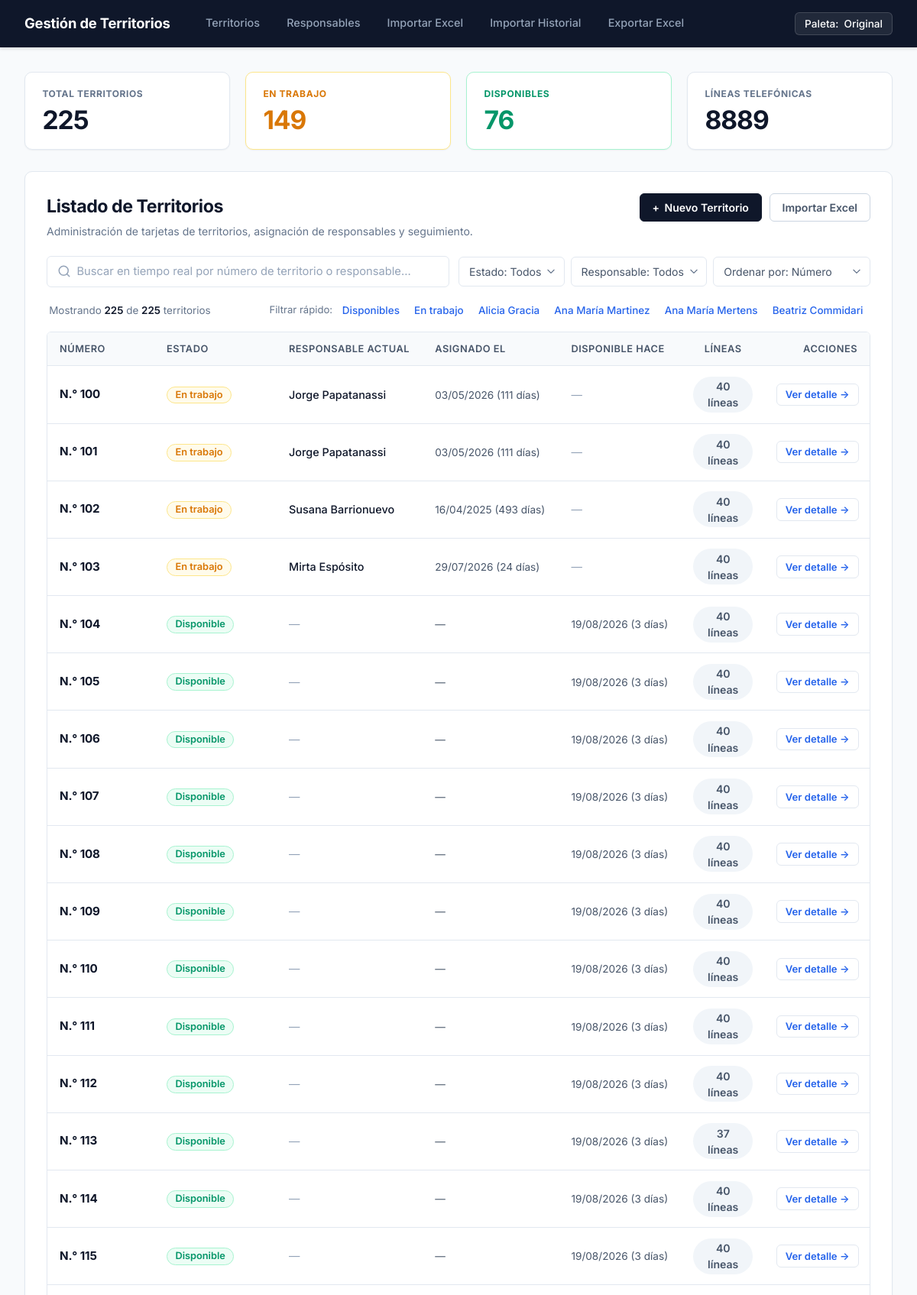
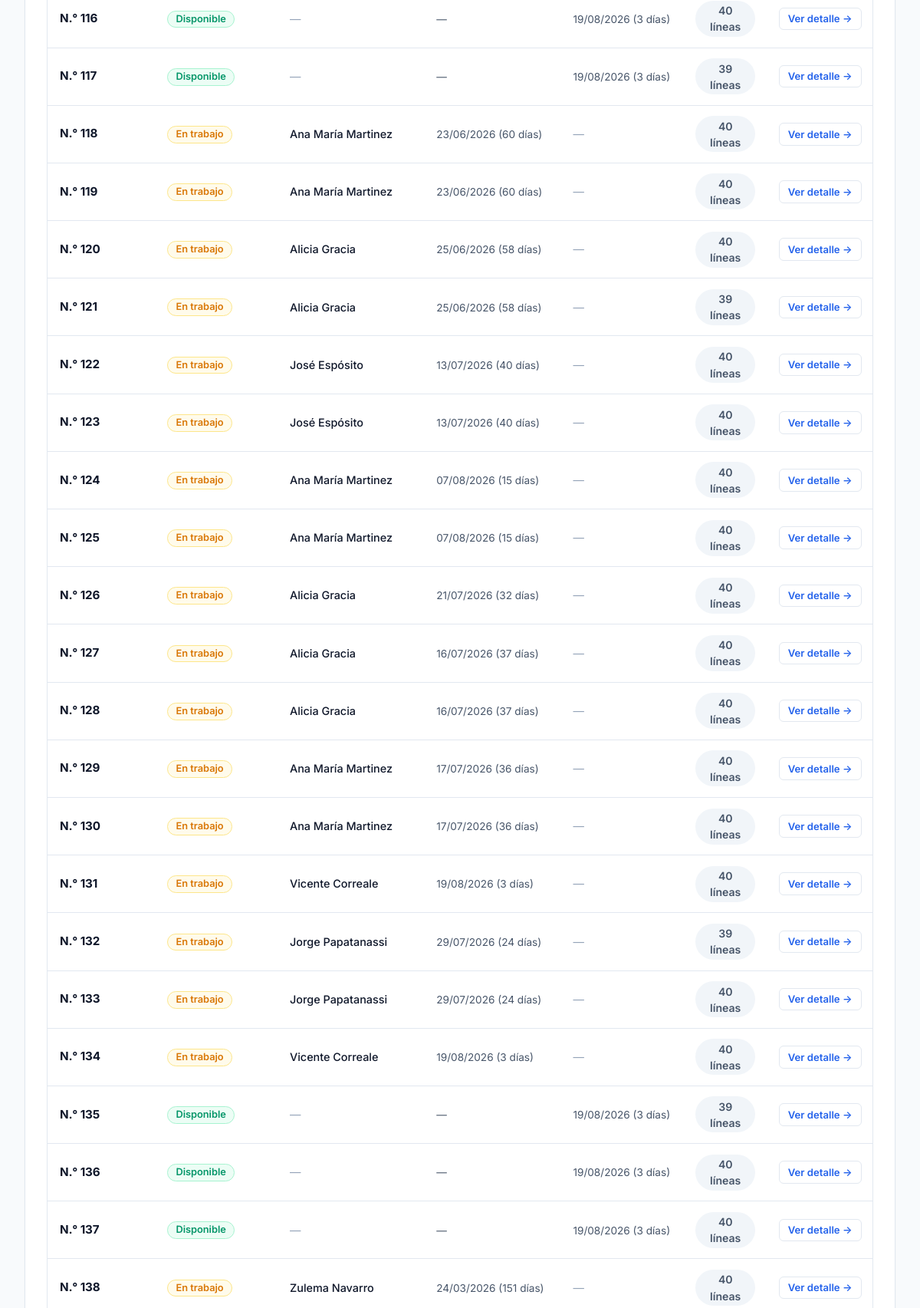
The page / (upper part) on the database its author committed (2 pictures, top to bottom).
### tables this page shows
CREATE TABLE responsables (
    id INTEGER PRIMARY KEY AUTOINCREMENT,
    nombre TEXT NOT NULL,
    activo INTEGER DEFAULT 1 -- 1: activo, 0: inactivo
, telefono TEXT DEFAULT NULL, email TEXT DEFAULT NULL, fecha_alta TEXT DEFAULT NULL);

CREATE TABLE territorios (
    id INTEGER PRIMARY KEY AUTOINCREMENT,
    numero TEXT NOT NULL UNIQUE,
    estado TEXT CHECK(estado IN ('Disponible', 'En trabajo')) DEFAULT 'Disponible'
);

### routes/territorios.py (the view)
    @app.route("/")
    def index():
        q = request.args.get("q", "").strip()
        estado = request.args.get("estado", "").strip()
        responsable_id = request.args.get("responsable_id", "").strip()
        orden = request.args.get("orden", "numero")
        conn = get_connection()
        total_territorios = conn.execute("SELECT COUNT(*) FROM territorios").fetchone()[0]
        total_en_trabajo = conn.execute(
            "SELECT COUNT(*) FROM territorios WHERE estado = 'En trabajo'"
        ).fetchone()[0]
        total_disponibles = conn.execute(
            "SELECT COUNT(*) FROM territorios WHERE estado = 'Disponible'"
        ).fetchone()[0]
        total_lineas = conn.execute("SELECT COUNT(*) FROM registros").fetchone()[0]
        sql = """
            SELECT
                t.id,
                t.numero,
                t.estado,
                r.id AS responsable_id,
                r.nombre AS responsable,
                a.fecha_asignado,
                COUNT(DISTINCT reg.id) AS total_lineas_territorio
            FROM territorios t
            LEFT JOIN asignaciones a
                ON a.territorio_id = t.id AND a.fecha_finalizacion IS NULL
            LEFT JOIN responsables r
                ON r.id = a.responsable_id
            LEFT JOIN registros reg
                ON reg.territorio_id = t.id
            GROUP BY t.id
        """
        parametros = []
        if orden == "antiguos":
            sql += " ORDER BY (a.fecha_asignado IS NULL), a.fecha_asignado ASC"
        elif orden == "recientes":
            sql += " ORDER BY (a.fecha_asignado IS NULL), a.fecha_asignado DESC"
        elif orden == "lineas":
            sql += " ORDER BY total_lineas_territorio DESC"
        else:
            orden = "numero"
            sql += " ORDER BY CAST(t.numero AS INTEGER), t.numero ASC"
        if orden == "disponibles":
            sql += " ORDER BY CAST(t.numero AS INTEGER), t.numero ASC"
        filas = conn.execute(sql, parametros).fetchall()
        responsables = conn.execute(
            "SELECT id, nombre FROM responsables ORDER BY activo DESC, nombre"
        ).fetchall()
        mapa_ultima_finalizacion = {
            fila["territorio_id"]: fila["fecha"]
            for fila in conn.execute(
                """
                SELECT territorio_id, MAX(fecha_finalizacion) AS fecha
                FROM asignaciones
                WHERE fecha_finalizacion IS NOT NULL
                GROUP BY territorio_id
                """
            ).fetchall()
        }
        mapa_fecha_creacion = {
            fila["territorio_id"]: fila["fecha"]
            for fila in conn.execute(
                """
                SELECT territorio_id, MIN(fecha) AS fecha
                FROM actividad
                WHERE tipo = 'CREACION'
                GROUP BY territorio_id
                """
            ).fetchall()
        }
        conn.close()
        ahora = datetime.now()
        territorios = []
        for fila in filas:
            t = dict(fila)
            if t["estado"] == "En trabajo" and t["fecha_asignado"]:
                try:
                    fecha_dt = datetime.strptime(t["fecha_asignado"], "%Y-%m-%d %H:%M:%S")
                    dias = (ahora - fecha_dt).days
                    plural = "" if dias == 1 else "s"
                    t["asignado_texto"] = f"{fecha_dt.strftime('%d/%m/%Y')} ({dias} día{plural})"
                    t["asignado_dias"] = dias
                except Exception:
                    t["asignado_texto"] = str(t["fecha_asignado"])
                    t["asignado_dias"] = 0
            else:
                t["asignado_texto"] = "—"
                t["asignado_dias"] = -1
            t["disponible_texto"] = "—"
            t["disponible_dias"] = -1
            if t["estado"] == "Disponible":
                fecha_disp = mapa_ultima_finalizacion.get(t["id"]) or mapa_fecha_creacion.get(t["id"])
                if fecha_disp:
                    try:
                        fecha_dt = datetime.strptime(fecha_disp, "%Y-%m-%d %H:%M:%S")
                        dias = (ahora - fecha_dt).days
                        plural = "" if dias == 1 else "s"
                        t["disponible_texto"] = f"{fecha_dt.strftime('%d/%m/%Y')} ({dias} día{plural})"
                        t["disponible_dias"] = dias
                    except Exception:
                        pass
            territorios.append(t)
        if orden == "disponibles":
            territorios.sort(
                key=lambda t: (t["disponible_dias"] == -1, -t["disponible_dias"])
            )
        return render_template(
            "index.html",
            territorios=territorios,
            q=q,
            estado=estado,
            responsable_id=responsable_id,
            orden=orden,
            responsables=responsables,
            total_territorios=total_territorios,
            total_en_trabajo=total_en_trabajo,
            total_disponibles=total_disponibles,
            total_lineas=total_lineas,
        )

### app/db.py (called while the page is built)
def get_connection():
    connection = sqlite3.connect(DATABASE_PATH)
    connection.row_factory = sqlite3.Row
    connection.execute("PRAGMA foreign_keys = ON")
    return connection

### templates/index.html (shortened to what this page needs)
{% extends "base.html" %}
{% block content %}
<section class="kpi-grid">
    <div class="kpi-card kpi-total">
        <span class="kpi-label">TOTAL TERRITORIOS</span>
        <span class="kpi-value" id="kpi-total-val">{{ total_territorios }}</span>
    </div>
    <div class="kpi-card kpi-en-trabajo">
        <span class="kpi-label">EN TRABAJO</span>
        <span class="kpi-value" id="kpi-trabajo-val">{{ total_en_trabajo }}</span>
    </div>
    <div class="kpi-card kpi-disponibles">
        <span class="kpi-label">DISPONIBLES</span>
        <span class="kpi-value" id="kpi-disp-val">{{ total_disponibles }}</span>
    </div>
    <div class="kpi-card kpi-lineas">
        <span class="kpi-label">LÍNEAS TELEFÓNICAS</span>
        <span class="kpi-value" id="kpi-lineas-val">{{ total_lineas }}</span>
    </div>
</section>
<section class="main-card">
    <div class="main-card-header">
        <div class="header-titles">
            <h2 class="card-title">Listado de Territorios</h2>
            <p class="card-subtitle">Administración de tarjetas de territorios, asignación de responsables y seguimiento.</p>
        </div>
        <div class="header-actions">
            <button type="button" class="btn btn-primary" id="btn-nuevo-territorio">
                <span class="btn-icon">+</span> Nuevo Territorio
            </button>
            <a href="{{ url_for('importar_excel_view') }}" class="btn btn-outline">
                Importar Excel
            </a>
        </div>
    </div>
    <div class="filtros-container">
        <div class="search-input-wrapper">
            <input
                type="text"
                id="input-buscador-territorios"
                class="search-input"
                placeholder="Buscar en tiempo real por número de territorio o responsable..."
                value="{{ q }}"
                autocomplete="off"
            >
        </div>
        <div class="selects-filtros">
            <select id="filtro-estado" class="select-filtro">
                <option value="" {% if not estado %}selected{% endif %}>Estado: Todos</option>
            </select>
            <select id="filtro-responsable" class="select-filtro">
                <option value="" {% if not responsable_id %}selected{% endif %}>Responsable: Todos</option>
            </select>
            <select id="filtro-orden" class="select-filtro">
                <option value="numero" {% if orden == 'numero' %}selected{% endif %}>Ordenar por: Número</option>
            </select>
        </div>
    </div>
    <div class="sub-filtros-bar">
        <div class="contador-mostrando" id="contador-mostrando-txt">
            Mostrando <strong id="num-mostrados">{{ territorios|length }}</strong> de <strong>{{ total_territorios }}</strong> territorios
        </div>
        <div class="filtros-rapidos">
            <span class="filtros-rapidos-label">Filtrar rápido:</span>
            <div class="chips-list">
                <button type="button" class="chip-tag" data-tag-estado="Disponible">Disponibles</button>
                <button type="button" class="chip-tag" data-tag-estado="En trabajo">En trabajo</button>
                {% for r in responsables[:4] %}
                    <button type="button" class="chip-tag chip-resp" data-tag="{{ r.nombre }}">{{ r.nombre }}</button>
                {% endfor %}
            </div>
        </div>
    </div>
    <div class="table-responsive">
        <table class="tabla-moderna tabla-territorios" id="tabla-territorios">
            <thead>
                <tr>
                    <th style="width: 140px;">Número</th>
                    <th style="width: 160px;">Estado</th>
                    <th>Responsable actual</th>
                    <th>Asignado el</th>
                    <th>Disponible hace</th>
                    <th style="width: 110px; text-align: center;">Líneas</th>
                    <th style="width: 140px; text-align: right;">Acciones</th>
                </tr>
            </thead>
            <tbody id="tbody-territorios">
                {% for t in territorios %}
                <tr
                    class="fila-territorio"
                    data-id="{{ t.id }}"
                    data-numero="{{ t.numero }}"
                    data-estado="{{ t.estado }}"
                    data-responsable-id="{{ t.responsable_id or '' }}"
                    data-responsable-nombre="{{ (t.responsable or '')|lower }}"
                    data-dias="{{ t.asignado_dias }}"
                    data-disponible-dias="{{ t.disponible_dias }}"
                    data-lineas="{{ t.total_lineas_territorio }}"
                    data-search="{{ t.numero|lower }} {{ (t.responsable or '')|lower }} {{ t.estado|lower }}"
                >
                    <td class="col-numero">
                        <span class="territorio-badge-num">N.° {{ t.numero }}</span>
                    </td>
                    <td class="col-estado">
                        <span class="badge {{ 'badge-en-trabajo' if t.estado == 'En trabajo' else 'badge-disponible' }}">
                            {{ t.estado }}
                        </span>
                    </td>
                    <td class="col-resp">
                        {% if t.responsable %}
                            <span class="resp-nombre">{{ t.responsable }}</span>
                        {% else %}
                            <span class="text-muted">—</span>
                        {% endif %}
                    </td>
                    <td class="col-fecha">
                        <span class="fecha-txt">{{ t.asignado_texto }}</span>
                    </td>
                    <td class="col-disponible-hace">
                        {% if t.disponible_dias >= 0 %}
                            <span class="fecha-txt {% if t.disponible_dias >= 60 %}texto-alerta{% endif %}">{{ t.disponible_texto }}</span>
                        {% else %}
                            <span class="text-muted">—</span>
                        {% endif %}
                    </td>
                    <td class="col-lineas" style="text-align: center;">
                        <span class="lineas-count">{{ t.total_lineas_territorio }} líneas</span>
                    </td>
                    <td class="col-acciones" style="text-align: right;">
                        <a href="{{ url_for('territorio_detalle', territorio_id=t.id) }}" class="btn btn-sm btn-outline btn-action-view">
                            Ver detalle &rarr;
                        </a>
                    </td>
                </tr>
                {% endfor %}
            </tbody>
        </table>
    </div>
</section>
{% endblock %}

### rows shown on the page
responsables: nombre "Alicia Gracia"
responsables: nombre "Ana María Martinez"
responsables: nombre "Ana María Mertens"
responsables: nombre "Beatriz Commidari"
territorios: numero "100", estado "En trabajo", responsable "Jorge Papatanassi", asignado_texto "03/05/2026 (111 días)", total_lineas_territorio "40"
territorios: numero "101", estado "En trabajo", responsable "Jorge Papatanassi", asignado_texto "03/05/2026 (111 días)", total_lineas_territorio "40"
territorios: numero "102", estado "En trabajo", responsable "Susana Barrionuevo", asignado_texto "16/04/2025 (493 días)", total_lineas_territorio "40"
territorios: numero "103", estado "En trabajo", responsable "Mirta Espósito", asignado_texto "29/07/2026 (24 días)", total_lineas_territorio "40"
territorios: numero "104", estado "Disponible", asignado_texto "—", disponible_texto "19/08/2026 (3 días)", total_lineas_territorio "40"
territorios: numero "105", estado "Disponible", asignado_texto "—", disponible_texto "19/08/2026 (3 días)", total_lineas_territorio "40"
territorios: numero "106", estado "Disponible", asignado_texto "—", disponible_texto "19/08/2026 (3 días)", total_lineas_territorio "40"
territorios: numero "107", estado "Disponible", asignado_texto "—", disponible_texto "19/08/2026 (3 días)", total_lineas_territorio "40"
territorios: numero "108", estado "Disponible", asignado_texto "—", disponible_texto "19/08/2026 (3 días)", total_lineas_territorio "40"
territorios: numero "109", estado "Disponible", asignado_texto "—", disponible_texto "19/08/2026 (3 días)", total_lineas_territorio "40"
territorios: numero "110", estado "Disponible", asignado_texto "—", disponible_texto "19/08/2026 (3 días)", total_lineas_territorio "40"
territorios: numero "111", estado "Disponible", asignado_texto "—", disponible_texto "19/08/2026 (3 días)", total_lineas_territorio "40"
territorios: numero "112", estado "Disponible", asignado_texto "—", disponible_texto "19/08/2026 (3 días)", total_lineas_territorio "40"
territorios: numero "113", estado "Disponible", asignado_texto "—", disponible_texto "19/08/2026 (3 días)", total_lineas_territorio "37"
territorios: numero "114", estado "Disponible", asignado_texto "—", disponible_texto "19/08/2026 (3 días)", total_lineas_territorio "40"
territorios: numero "115", estado "Disponible", asignado_texto "—", disponible_texto "19/08/2026 (3 días)", total_lineas_territorio "40"
territorios: numero "116", estado "Disponible", asignado_texto "—", disponible_texto "19/08/2026 (3 días)", total_lineas_territorio "40"
territorios: numero "117", estado "Disponible", asignado_texto "—", disponible_texto "19/08/2026 (3 días)", total_lineas_territorio "39"
territorios: numero "118", estado "En trabajo", responsable "Ana María Martinez", asignado_texto "23/06/2026 (60 días)", total_lineas_territorio "40"
territorios: numero "119", estado "En trabajo", responsable "Ana María Martinez", asignado_texto "23/06/2026 (60 días)", total_lineas_territorio "40"
territorios: numero "120", estado "En trabajo", responsable "Alicia Gracia", asignado_texto "25/06/2026 (58 días)", total_lineas_territorio "40"
territorios: numero "121", estado "En trabajo", responsable "Alicia Gracia", asignado_texto "25/06/2026 (58 días)", total_lineas_territorio "39"
territorios: numero "122", estado "En trabajo", responsable "José Espósito", asignado_texto "13/07/2026 (40 días)", total_lineas_territorio "40"
territorios: numero "123", estado "En trabajo", responsable "José Espósito", asignado_texto "13/07/2026 (40 días)", total_lineas_territorio "40"
territorios: numero "124", estado "En trabajo", responsable "Ana María Martinez", asignado_texto "07/08/2026 (15 días)", total_lineas_territorio "40"
territorios: numero "125", estado "En trabajo", responsable "Ana María Martinez", asignado_texto "07/08/2026 (15 días)", total_lineas_territorio "40"
territorios: numero "126", estado "En trabajo", responsable "Alicia Gracia", asignado_texto "21/07/2026 (32 días)", total_lineas_territorio "40"
territorios: numero "127", estado "En trabajo", responsable "Alicia Gracia", asignado_texto "16/07/2026 (37 días)", total_lineas_territorio "40"
territorios: numero "128", estado "En trabajo", responsable "Alicia Gracia", asignado_texto "16/07/2026 (37 días)", total_lineas_territorio "40"
territorios: numero "129", estado "En trabajo", responsable "Ana María Martinez", asignado_texto "17/07/2026 (36 días)", total_lineas_territorio "40"
territorios: numero "130", estado "En trabajo", responsable "Ana María Martinez", asignado_texto "17/07/2026 (36 días)", total_lineas_territorio "40"
territorios: numero "131", estado "En trabajo", responsable "Vicente Correale", asignado_texto "19/08/2026 (3 días)", total_lineas_territorio "40"
territorios: numero "132", estado "En trabajo", responsable "Jorge Papatanassi", asignado_texto "29/07/2026 (24 días)", total_lineas_territorio "39"
territorios: numero "133", estado "En trabajo", responsable "Jorge Papatanassi", asignado_texto "29/07/2026 (24 días)", total_lineas_territorio "40"
territorios: numero "134", estado "En trabajo", responsable "Vicente Correale", asignado_texto "19/08/2026 (3 días)", total_lineas_territorio "40"
territorios: numero "135", estado "Disponible", asignado_texto "—", disponible_texto "19/08/2026 (3 días)", total_lineas_territorio "39"
territorios: numero "136", estado "Disponible", asignado_texto "—", disponible_texto "19/08/2026 (3 días)", total_lineas_territorio "40"
territorios: numero "137", estado "Disponible", asignado_texto "—", disponible_texto "19/08/2026 (3 días)", total_lineas_territorio "40"
territorios: numero "138", estado "En trabajo", responsable "Zulema Navarro", asignado_texto "24/03/2026 (151 días)", total_lineas_territorio "40"

### other values the page prints
{{ total_territorios }} "225"
{{ total_en_trabajo }} "149"
{{ total_disponibles }} "76"
{{ total_lineas }} "8889"
{{ territorios|length }} "225"
